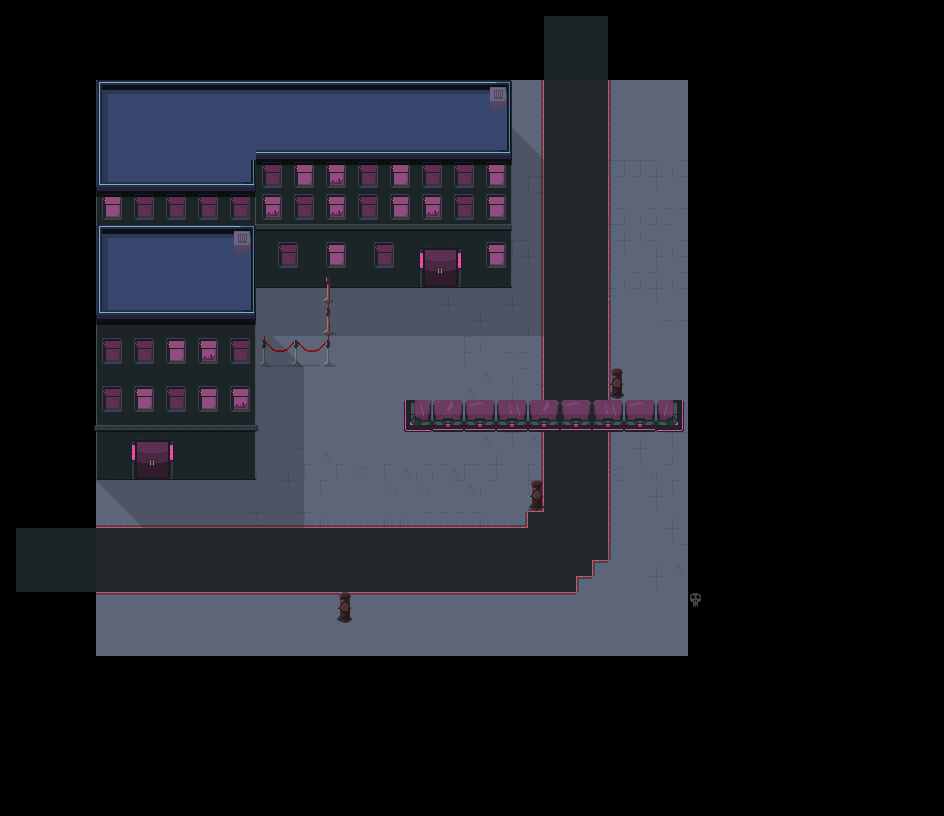

Tiled map render using the project's own tile images. Description and the map definition, with tile-layer contents summarised, below:
An orthogonal 59x51 tile map with 16x16 px tiles, 11 tile layers (Suelo, Rotos de suelo, Aire, Paredes, ...), 2 tilesets and 9 objects (5x Spawner, 2x Up, 2x Left).

<map version="1.0" tiledversion="1.0.3" orientation="orthogonal" renderorder="right-down" width="59" height="51" tilewidth="16" tileheight="16" nextobjectid="39">
 <tileset firstgid="1" source="../../tileset/city.tsx" />
 <tileset firstgid="257" source="../../tileset/CityProps.tsx" />
 <layer name="Suelo" width="59" height="51">
  <data>[3009 cells, 1369 non-empty, 11 distinct tile ids]</data>
 </layer>
 <layer name="Rotos de suelo" width="59" height="51">
  <data>[3009 cells, 465 non-empty, 16 distinct tile ids]</data>
 </layer>
 <layer name="Aire" width="59" height="51">
  <data>[3009 cells, 182 non-empty, 11 distinct tile ids]</data>
 </layer>
 <layer name="Paredes" width="59" height="51">
  <data>[3009 cells, 500 non-empty, 40 distinct tile ids]</data>
 </layer>
 <layer name="Sombras" width="59" height="51">
  <data>[3009 cells, 135 non-empty, 3 distinct tile ids]</data>
 </layer>
 <layer name="Puertas" width="59" height="51">
  <data>[3009 cells, 9 non-empty, 9 distinct tile ids]</data>
 </layer>
 <layer name="Ventanas" width="59" height="51">
  <data>[3009 cells, 149 non-empty, 21 distinct tile ids]</data>
 </layer>
 <layer name="Decoracion de edificio" width="59" height="51">
  <data>[3009 cells, 0 non-empty, 0 distinct tile ids]</data>
 </layer>
 <layer name="Cosas de encima" width="59" height="51">
  <data>[3009 cells, 28 non-empty, 4 distinct tile ids]</data>
 </layer>
 <layer name="Techo" width="59" height="51">
  <data>[3009 cells, 40 non-empty, 5 distinct tile ids]</data>
 </layer>
 <layer name="Carteles" width="59" height="51">
  <data>[3009 cells, 0 non-empty, 0 distinct tile ids]</data>
 </layer>
 <objectgroup name="Puertas">
  <object id="8" name="Up" x="543" y="14" width="66" height="18" />
  <object id="27" name="Left" x="17" y="528" width="13" height="64" />
 </objectgroup>
 <objectgroup name="Entradas">
  <object id="29" name="Left" gid="255" x="66" y="561" width="16" height="16" />
  <object id="30" name="Up" gid="255" x="561" y="85" width="16" height="16" />
 </objectgroup>
 <objectgroup name="Spawners">
  <object id="32" name="Spawner" gid="240" x="576" y="240" width="16" height="16">
   <properties>
    <property name="Gunner" type="bool" value="false" />
    <property name="Stalker" type="bool" value="true" />
   </properties>
  </object>
  <object id="33" name="Spawner" gid="240" x="272" y="560" width="16" height="16">
   <properties>
    <property name="Gunner" type="bool" value="false" />
    <property name="Stalker" type="bool" value="true" />
   </properties>
  </object>
  <object id="34" name="Spawner" gid="240" x="544" y="352" width="16" height="16">
   <properties>
    <property name="Gunner" type="bool" value="true" />
    <property name="Stalker" type="bool" value="false" />
   </properties>
  </object>
  <object id="36" name="Spawner" gid="240" x="463" y="561.5" width="16" height="16">
   <properties>
    <property name="Gunner" type="bool" value="true" />
    <property name="Stalker" type="bool" value="true" />
   </properties>
  </object>
  <object id="38" name="Spawner" gid="240" x="288" y="320" width="16" height="16">
   <properties>
    <property name="Gunner" type="bool" value="false" />
    <property name="Stalker" type="bool" value="false" />
    <property name="Turret" type="bool" value="true" />
   </properties>
  </object>
 </objectgroup>
 <objectgroup name="Animados" />
</map>
